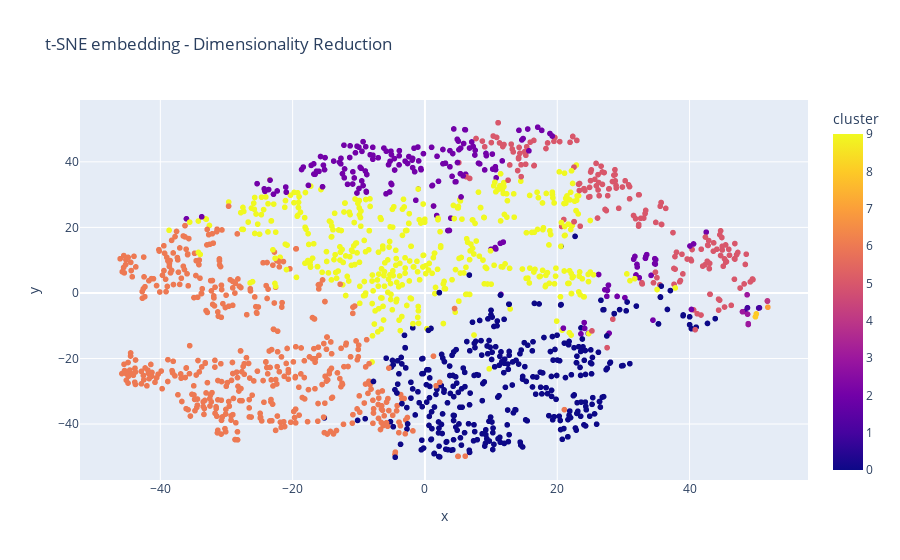

The cell this chart's notebook holds for it:
### Markdown cell above
#### TSNE & KMEANS

### Code cell
from sklearn.cluster import KMeans
from sklearn.preprocessing import StandardScaler
from sklearn.pipeline import Pipeline
from sklearn.manifold import TSNE
import plotly.express as px 


cluster_pipeline = Pipeline([('scaler', StandardScaler()), ('kmeans', KMeans(n_clusters=10, n_jobs=-1))])
X = df_normalized.select_dtypes(np.number)

cluster_pipeline.fit(X)
df_normalized['cluster'] = cluster_pipeline.predict(X)


tsne_pipeline = Pipeline([('scaler', StandardScaler()), ('tsne', TSNE(n_components=2, verbose=1))])
data_emb = tsne_pipeline.fit_transform(X)
df_normalized['x'] = data_emb[:, 0]
df_normalized['y'] = data_emb[:, 1]

fig = px.scatter(
    df_normalized, x='x', y='y', color='cluster', hover_data=['x', 'y'], title='t-SNE embedding - Dimensionality Reduction')
fig.show()

### Figure 1 — Plotly figure (JSON) as saved in the notebook; plotly's stock layout.template omitted (floating-point values rounded to 4 significant figures; data arrays with more than 128 entries replaced by an {"elided": "..."} marker saying what was removed)
{"data": [{"hovertemplate": "x=%{x}<br>y=%{y}<br>cluster=%{marker.color}<extra></extra>", "legendgroup": "", "marker": {"color": {"elided": "1610 int values"}, "coloraxis": "coloraxis", "symbol": "circle"}, "mode": "markers", "name": "", "showlegend": false, "type": "scattergl", "x": {"elided": "1610 float values"}, "xaxis": "x", "y": {"elided": "1610 float values"}, "yaxis": "y"}], "layout": {"coloraxis": {"colorbar": {"title": {"text": "cluster"}}, "colorscale": [[0, "#0d0887"], [0.1111, "#46039f"], [0.2222, "#7201a8"], [0.3333, "#9c179e"], [0.4444, "#bd3786"], [0.5556, "#d8576b"], [0.6667, "#ed7953"], [0.7778, "#fb9f3a"], [0.8889, "#fdca26"], [1, "#f0f921"]]}, "legend": {"tracegroupgap": 0}, "title": {"text": "t-SNE embedding - Dimensionality Reduction"}, "xaxis": {"anchor": "y", "domain": [0, 1], "title": {"text": "x"}}, "yaxis": {"anchor": "x", "domain": [0, 1], "title": {"text": "y"}}}}
